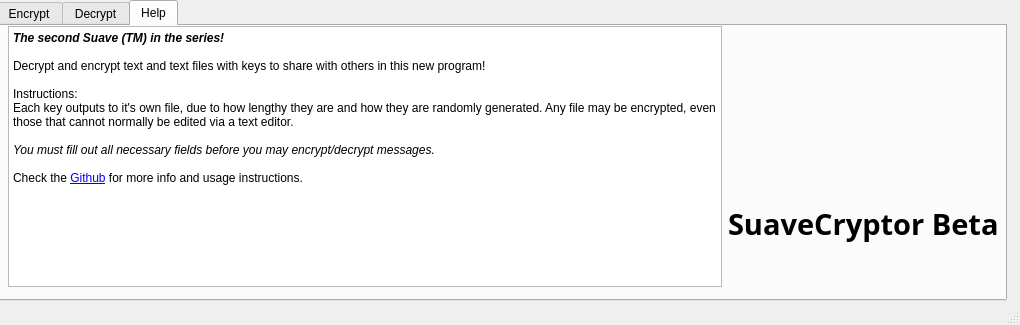
<?xml version="1.0" encoding="UTF-8"?>
<ui version="4.0">
 <author>Fabrizio Fonseca</author>
 <class>SuaveCrypt</class>
 <widget class="QMainWindow" name="SuaveCrypt">
  <property name="geometry">
   <rect>
    <x>0</x>
    <y>0</y>
    <width>1020</width>
    <height>325</height>
   </rect>
  </property>
  <property name="windowTitle">
   <string>MainWindow</string>
  </property>
  <property name="animated">
   <bool>true</bool>
  </property>
  <widget class="QWidget" name="centralwidget">
   <widget class="QTabWidget" name="tabWidget">
    <property name="geometry">
     <rect>
      <x>-4</x>
      <y>0</y>
      <width>1011</width>
      <height>301</height>
     </rect>
    </property>
    <property name="currentIndex">
     <number>2</number>
    </property>
    <widget class="QWidget" name="tab">
     <attribute name="title">
      <string>Encrypt</string>
     </attribute>
     <widget class="QWidget" name="verticalLayoutWidget">
      <property name="geometry">
       <rect>
        <x>30</x>
        <y>10</y>
        <width>341</width>
        <height>241</height>
       </rect>
      </property>
      <layout class="QVBoxLayout" name="verticalLayout">
       <item>
        <widget class="QPushButton" name="e_text">
         <property name="enabled">
          <bool>false</bool>
         </property>
         <property name="text">
          <string>Encrypt Text</string>
         </property>
        </widget>
       </item>
       <item>
        <widget class="QTextBrowser" name="e_text_input">
         <property name="readOnly">
          <bool>false</bool>
         </property>
         <property name="html">
          <string>&lt;!DOCTYPE HTML PUBLIC &quot;-//W3C//DTD HTML 4.0//EN&quot; &quot;http://www.w3.org/TR/REC-html40/strict.dtd&quot;&gt;
&lt;html&gt;&lt;head&gt;&lt;meta name=&quot;qrichtext&quot; content=&quot;1&quot; /&gt;&lt;style type=&quot;text/css&quot;&gt;
p, li { white-space: pre-wrap; }
&lt;/style&gt;&lt;/head&gt;&lt;body style=&quot; font-family:'Sans Serif'; font-size:9pt; font-weight:400; font-style:normal;&quot;&gt;
&lt;p style=&quot;-qt-paragraph-type:empty; margin-top:0px; margin-bottom:0px; margin-left:0px; margin-right:0px; -qt-block-indent:0; text-indent:0px;&quot;&gt;&lt;br /&gt;&lt;/p&gt;&lt;/body&gt;&lt;/html&gt;</string>
         </property>
         <property name="placeholderText">
          <string>Text to encode...</string>
         </property>
        </widget>
       </item>
       <item>
        <widget class="QTextBrowser" name="e_output">
         <property name="horizontalScrollBarPolicy">
          <enum>Qt::ScrollBarAsNeeded</enum>
         </property>
         <property name="placeholderText">
          <string>Encoded Output...</string>
         </property>
        </widget>
       </item>
      </layout>
     </widget>
     <widget class="QWidget" name="verticalLayoutWidget_2">
      <property name="geometry">
       <rect>
        <x>410</x>
        <y>10</y>
        <width>341</width>
        <height>111</height>
       </rect>
      </property>
      <layout class="QVBoxLayout" name="verticalLayout_2">
       <item>
        <widget class="QPushButton" name="e_file">
         <property name="enabled">
          <bool>false</bool>
         </property>
         <property name="text">
          <string>Encrypt Text File</string>
         </property>
        </widget>
       </item>
       <item>
        <widget class="QFrame" name="frame_3">
         <property name="frameShape">
          <enum>QFrame::StyledPanel</enum>
         </property>
         <property name="frameShadow">
          <enum>QFrame::Raised</enum>
         </property>
         <widget class="QPushButton" name="ef_choose">
          <property name="enabled">
           <bool>true</bool>
          </property>
          <property name="geometry">
           <rect>
            <x>69</x>
            <y>10</y>
            <width>201</width>
            <height>23</height>
           </rect>
          </property>
          <property name="text">
           <string>Choose File</string>
          </property>
          <property name="checkable">
           <bool>false</bool>
          </property>
          <property name="flat">
           <bool>false</bool>
          </property>
         </widget>
         <widget class="Line" name="line">
          <property name="geometry">
           <rect>
            <x>47</x>
            <y>60</y>
            <width>251</width>
            <height>20</height>
           </rect>
          </property>
          <property name="orientation">
           <enum>Qt::Horizontal</enum>
          </property>
         </widget>
         <widget class="QLabel" name="ef_filename">
          <property name="geometry">
           <rect>
            <x>46</x>
            <y>50</y>
            <width>251</width>
            <height>20</height>
           </rect>
          </property>
          <property name="text">
           <string/>
          </property>
          <property name="scaledContents">
           <bool>true</bool>
          </property>
          <property name="alignment">
           <set>Qt::AlignCenter</set>
          </property>
         </widget>
        </widget>
       </item>
      </layout>
     </widget>
     <widget class="QFrame" name="frame">
      <property name="geometry">
       <rect>
        <x>410</x>
        <y>130</y>
        <width>341</width>
        <height>121</height>
       </rect>
      </property>
      <property name="frameShape">
       <enum>QFrame::StyledPanel</enum>
      </property>
      <property name="frameShadow">
       <enum>QFrame::Raised</enum>
      </property>
      <widget class="QPushButton" name="ek_choose">
       <property name="geometry">
        <rect>
         <x>90</x>
         <y>20</y>
         <width>171</width>
         <height>23</height>
        </rect>
       </property>
       <property name="text">
        <string>Choose Key Save Location</string>
       </property>
      </widget>
      <widget class="QFrame" name="frame_2">
       <property name="geometry">
        <rect>
         <x>70</x>
         <y>50</y>
         <width>221</width>
         <height>51</height>
        </rect>
       </property>
       <property name="frameShape">
        <enum>QFrame::StyledPanel</enum>
       </property>
       <property name="frameShadow">
        <enum>QFrame::Raised</enum>
       </property>
       <widget class="QLabel" name="ek_location">
        <property name="geometry">
         <rect>
          <x>20</x>
          <y>20</y>
          <width>181</width>
          <height>20</height>
         </rect>
        </property>
        <property name="text">
         <string/>
        </property>
        <property name="scaledContents">
         <bool>true</bool>
        </property>
        <property name="alignment">
         <set>Qt::AlignCenter</set>
        </property>
       </widget>
      </widget>
     </widget>
     <widget class="QFrame" name="frame_5">
      <property name="geometry">
       <rect>
        <x>760</x>
        <y>10</y>
        <width>241</width>
        <height>111</height>
       </rect>
      </property>
      <property name="frameShape">
       <enum>QFrame::StyledPanel</enum>
      </property>
      <property name="frameShadow">
       <enum>QFrame::Raised</enum>
      </property>
      <widget class="QCheckBox" name="custom_file_loc">
       <property name="geometry">
        <rect>
         <x>10</x>
         <y>10</y>
         <width>191</width>
         <height>21</height>
        </rect>
       </property>
       <property name="text">
        <string>Custom File Save Location</string>
       </property>
      </widget>
      <widget class="QPushButton" name="choose_save">
       <property name="enabled">
        <bool>false</bool>
       </property>
       <property name="geometry">
        <rect>
         <x>50</x>
         <y>40</y>
         <width>141</width>
         <height>23</height>
        </rect>
       </property>
       <property name="text">
        <string>Choose Save Location</string>
       </property>
      </widget>
      <widget class="QLabel" name="save_loc">
       <property name="geometry">
        <rect>
         <x>10</x>
         <y>80</y>
         <width>221</width>
         <height>20</height>
        </rect>
       </property>
       <property name="text">
        <string/>
       </property>
       <property name="scaledContents">
        <bool>true</bool>
       </property>
      </widget>
      <widget class="Line" name="line_3">
       <property name="geometry">
        <rect>
         <x>10</x>
         <y>90</y>
         <width>221</width>
         <height>20</height>
        </rect>
       </property>
       <property name="orientation">
        <enum>Qt::Horizontal</enum>
       </property>
      </widget>
     </widget>
     <widget class="QFrame" name="frame_6">
      <property name="geometry">
       <rect>
        <x>760</x>
        <y>130</y>
        <width>241</width>
        <height>121</height>
       </rect>
      </property>
      <property name="frameShape">
       <enum>QFrame::StyledPanel</enum>
      </property>
      <property name="frameShadow">
       <enum>QFrame::Raised</enum>
      </property>
      <widget class="QCheckBox" name="use_key">
       <property name="geometry">
        <rect>
         <x>10</x>
         <y>10</y>
         <width>171</width>
         <height>21</height>
        </rect>
       </property>
       <property name="text">
        <string>Use Existing Key</string>
       </property>
      </widget>
      <widget class="QPushButton" name="choose_key">
       <property name="enabled">
        <bool>false</bool>
       </property>
       <property name="geometry">
        <rect>
         <x>10</x>
         <y>60</y>
         <width>80</width>
         <height>23</height>
        </rect>
       </property>
       <property name="text">
        <string>Choose Key</string>
       </property>
      </widget>
      <widget class="Line" name="line_4">
       <property name="geometry">
        <rect>
         <x>100</x>
         <y>70</y>
         <width>131</width>
         <height>20</height>
        </rect>
       </property>
       <property name="orientation">
        <enum>Qt::Horizontal</enum>
       </property>
      </widget>
      <widget class="QLabel" name="key_loc">
       <property name="geometry">
        <rect>
         <x>100</x>
         <y>60</y>
         <width>131</width>
         <height>16</height>
        </rect>
       </property>
       <property name="text">
        <string/>
       </property>
      </widget>
     </widget>
    </widget>
    <widget class="QWidget" name="tab_2">
     <attribute name="title">
      <string>Decrypt</string>
     </attribute>
     <widget class="QWidget" name="verticalLayoutWidget_3">
      <property name="geometry">
       <rect>
        <x>30</x>
        <y>10</y>
        <width>341</width>
        <height>241</height>
       </rect>
      </property>
      <layout class="QVBoxLayout" name="verticalLayout_7">
       <item>
        <widget class="QPushButton" name="d_text">
         <property name="enabled">
          <bool>false</bool>
         </property>
         <property name="text">
          <string>Decrypt Text</string>
         </property>
        </widget>
       </item>
       <item>
        <widget class="QTextBrowser" name="dt_input">
         <property name="readOnly">
          <bool>false</bool>
         </property>
         <property name="html">
          <string>&lt;!DOCTYPE HTML PUBLIC &quot;-//W3C//DTD HTML 4.0//EN&quot; &quot;http://www.w3.org/TR/REC-html40/strict.dtd&quot;&gt;
&lt;html&gt;&lt;head&gt;&lt;meta name=&quot;qrichtext&quot; content=&quot;1&quot; /&gt;&lt;style type=&quot;text/css&quot;&gt;
p, li { white-space: pre-wrap; }
&lt;/style&gt;&lt;/head&gt;&lt;body style=&quot; font-family:'Sans Serif'; font-size:9pt; font-weight:400; font-style:normal;&quot;&gt;
&lt;p style=&quot;-qt-paragraph-type:empty; margin-top:0px; margin-bottom:0px; margin-left:0px; margin-right:0px; -qt-block-indent:0; text-indent:0px;&quot;&gt;&lt;br /&gt;&lt;/p&gt;&lt;/body&gt;&lt;/html&gt;</string>
         </property>
         <property name="placeholderText">
          <string>Text to decrypt...</string>
         </property>
        </widget>
       </item>
       <item>
        <widget class="QTextBrowser" name="dt_output">
         <property name="enabled">
          <bool>true</bool>
         </property>
         <property name="placeholderText">
          <string>Decrypted Output...</string>
         </property>
        </widget>
       </item>
      </layout>
     </widget>
     <widget class="QWidget" name="verticalLayoutWidget_4">
      <property name="geometry">
       <rect>
        <x>410</x>
        <y>10</y>
        <width>341</width>
        <height>111</height>
       </rect>
      </property>
      <layout class="QVBoxLayout" name="verticalLayout_5">
       <item>
        <widget class="QPushButton" name="d_file">
         <property name="enabled">
          <bool>false</bool>
         </property>
         <property name="text">
          <string>Decrypt Text File</string>
         </property>
        </widget>
       </item>
       <item>
        <widget class="QFrame" name="frame_4">
         <property name="frameShape">
          <enum>QFrame::StyledPanel</enum>
         </property>
         <property name="frameShadow">
          <enum>QFrame::Raised</enum>
         </property>
         <widget class="QPushButton" name="df_choose">
          <property name="geometry">
           <rect>
            <x>69</x>
            <y>10</y>
            <width>201</width>
            <height>23</height>
           </rect>
          </property>
          <property name="text">
           <string>Choose File</string>
          </property>
         </widget>
         <widget class="Line" name="line_2">
          <property name="geometry">
           <rect>
            <x>47</x>
            <y>60</y>
            <width>251</width>
            <height>20</height>
           </rect>
          </property>
          <property name="orientation">
           <enum>Qt::Horizontal</enum>
          </property>
         </widget>
         <widget class="QLabel" name="df_filename">
          <property name="geometry">
           <rect>
            <x>46</x>
            <y>50</y>
            <width>251</width>
            <height>20</height>
           </rect>
          </property>
          <property name="text">
           <string/>
          </property>
          <property name="scaledContents">
           <bool>true</bool>
          </property>
          <property name="alignment">
           <set>Qt::AlignCenter</set>
          </property>
         </widget>
        </widget>
       </item>
      </layout>
     </widget>
     <widget class="QFrame" name="frame_9">
      <property name="geometry">
       <rect>
        <x>410</x>
        <y>130</y>
        <width>341</width>
        <height>121</height>
       </rect>
      </property>
      <property name="frameShape">
       <enum>QFrame::StyledPanel</enum>
      </property>
      <property name="frameShadow">
       <enum>QFrame::Raised</enum>
      </property>
      <widget class="QPushButton" name="dk_choose">
       <property name="geometry">
        <rect>
         <x>90</x>
         <y>20</y>
         <width>171</width>
         <height>23</height>
        </rect>
       </property>
       <property name="text">
        <string>Choose Key Location</string>
       </property>
      </widget>
      <widget class="QFrame" name="frame_10">
       <property name="geometry">
        <rect>
         <x>70</x>
         <y>50</y>
         <width>221</width>
         <height>51</height>
        </rect>
       </property>
       <property name="frameShape">
        <enum>QFrame::StyledPanel</enum>
       </property>
       <property name="frameShadow">
        <enum>QFrame::Raised</enum>
       </property>
       <widget class="QLabel" name="dk_location">
        <property name="geometry">
         <rect>
          <x>20</x>
          <y>20</y>
          <width>181</width>
          <height>20</height>
         </rect>
        </property>
        <property name="text">
         <string/>
        </property>
        <property name="scaledContents">
         <bool>true</bool>
        </property>
        <property name="alignment">
         <set>Qt::AlignCenter</set>
        </property>
       </widget>
      </widget>
     </widget>
     <widget class="QFrame" name="frame_7">
      <property name="geometry">
       <rect>
        <x>770</x>
        <y>10</y>
        <width>231</width>
        <height>111</height>
       </rect>
      </property>
      <property name="frameShape">
       <enum>QFrame::StyledPanel</enum>
      </property>
      <property name="frameShadow">
       <enum>QFrame::Raised</enum>
      </property>
      <widget class="QCheckBox" name="custom_file_loc_2">
       <property name="geometry">
        <rect>
         <x>10</x>
         <y>10</y>
         <width>191</width>
         <height>21</height>
        </rect>
       </property>
       <property name="text">
        <string>Output to Custom Location</string>
       </property>
      </widget>
      <widget class="QPushButton" name="choose_save_2">
       <property name="enabled">
        <bool>false</bool>
       </property>
       <property name="geometry">
        <rect>
         <x>50</x>
         <y>40</y>
         <width>141</width>
         <height>23</height>
        </rect>
       </property>
       <property name="text">
        <string>Choose Save Location</string>
       </property>
      </widget>
      <widget class="QLabel" name="save_loc_2">
       <property name="geometry">
        <rect>
         <x>10</x>
         <y>80</y>
         <width>221</width>
         <height>20</height>
        </rect>
       </property>
       <property name="text">
        <string/>
       </property>
       <property name="scaledContents">
        <bool>true</bool>
       </property>
      </widget>
      <widget class="Line" name="line_5">
       <property name="geometry">
        <rect>
         <x>10</x>
         <y>90</y>
         <width>211</width>
         <height>20</height>
        </rect>
       </property>
       <property name="orientation">
        <enum>Qt::Horizontal</enum>
       </property>
      </widget>
     </widget>
    </widget>
    <widget class="QWidget" name="tab_7">
     <attribute name="title">
      <string>Help</string>
     </attribute>
     <widget class="QWidget" name="horizontalLayoutWidget">
      <property name="geometry">
       <rect>
        <x>10</x>
        <y>0</y>
        <width>991</width>
        <height>261</height>
       </rect>
      </property>
      <layout class="QHBoxLayout" name="horizontalLayout">
       <item>
        <layout class="QVBoxLayout" name="verticalLayout_14">
         <item>
          <widget class="QTextBrowser" name="textBrowser">
           <property name="html">
            <string>&lt;!DOCTYPE HTML PUBLIC &quot;-//W3C//DTD HTML 4.0//EN&quot; &quot;http://www.w3.org/TR/REC-html40/strict.dtd&quot;&gt;
&lt;html&gt;&lt;head&gt;&lt;meta name=&quot;qrichtext&quot; content=&quot;1&quot; /&gt;&lt;style type=&quot;text/css&quot;&gt;
p, li { white-space: pre-wrap; }
&lt;/style&gt;&lt;/head&gt;&lt;body style=&quot; font-family:'Sans Serif'; font-size:9pt; font-weight:400; font-style:normal;&quot;&gt;
&lt;p style=&quot; margin-top:0px; margin-bottom:0px; margin-left:0px; margin-right:0px; -qt-block-indent:0; text-indent:0px;&quot;&gt;&lt;span style=&quot; font-weight:600; font-style:italic;&quot;&gt;The second Suave (TM) in the series!&lt;/span&gt;&lt;/p&gt;
&lt;p style=&quot;-qt-paragraph-type:empty; margin-top:0px; margin-bottom:0px; margin-left:0px; margin-right:0px; -qt-block-indent:0; text-indent:0px;&quot;&gt;&lt;br /&gt;&lt;/p&gt;
&lt;p style=&quot; margin-top:0px; margin-bottom:0px; margin-left:0px; margin-right:0px; -qt-block-indent:0; text-indent:0px;&quot;&gt;Decrypt and encrypt text and text files with keys to share with others in this new program!&lt;/p&gt;
&lt;p style=&quot;-qt-paragraph-type:empty; margin-top:0px; margin-bottom:0px; margin-left:0px; margin-right:0px; -qt-block-indent:0; text-indent:0px;&quot;&gt;&lt;br /&gt;&lt;/p&gt;
&lt;p style=&quot; margin-top:0px; margin-bottom:0px; margin-left:0px; margin-right:0px; -qt-block-indent:0; text-indent:0px;&quot;&gt;Instructions:&lt;/p&gt;
&lt;p style=&quot; margin-top:0px; margin-bottom:0px; margin-left:0px; margin-right:0px; -qt-block-indent:0; text-indent:0px;&quot;&gt;Each key outputs to it's own file, due to how lengthy they are and how they are randomly generated. Any file may be encrypted, even those that cannot normally be edited via a text editor. &lt;/p&gt;
&lt;p style=&quot;-qt-paragraph-type:empty; margin-top:0px; margin-bottom:0px; margin-left:0px; margin-right:0px; -qt-block-indent:0; text-indent:0px;&quot;&gt;&lt;br /&gt;&lt;/p&gt;
&lt;p style=&quot; margin-top:0px; margin-bottom:0px; margin-left:0px; margin-right:0px; -qt-block-indent:0; text-indent:0px;&quot;&gt;&lt;span style=&quot; font-style:italic;&quot;&gt;You must fill out all necessary fields before you may encrypt/decrypt messages.&lt;/span&gt;&lt;/p&gt;
&lt;p style=&quot;-qt-paragraph-type:empty; margin-top:0px; margin-bottom:0px; margin-left:0px; margin-right:0px; -qt-block-indent:0; text-indent:0px; font-style:italic;&quot;&gt;&lt;br /&gt;&lt;/p&gt;
&lt;p style=&quot; margin-top:0px; margin-bottom:0px; margin-left:0px; margin-right:0px; -qt-block-indent:0; text-indent:0px;&quot;&gt;Check the &lt;a href=&quot;https://github.com/rockedsocks/SuaveCryptor&quot;&gt;&lt;span style=&quot; text-decoration: underline; color:#0000ff;&quot;&gt;Github&lt;/span&gt;&lt;/a&gt; for more info and usage instructions.&lt;/p&gt;&lt;/body&gt;&lt;/html&gt;</string>
           </property>
          </widget>
         </item>
        </layout>
       </item>
       <item>
        <layout class="QVBoxLayout" name="verticalLayout_13">
         <item>
          <widget class="QLabel" name="label_2">
           <property name="text">
            <string/>
           </property>
           <property name="pixmap">
            <pixmap>wawa-keyboard.png</pixmap>
           </property>
           <property name="scaledContents">
            <bool>false</bool>
           </property>
           <property name="alignment">
            <set>Qt::AlignCenter</set>
           </property>
          </widget>
         </item>
         <item>
          <widget class="QLabel" name="label">
           <property name="font">
            <font>
             <family>JetBrainsMono Nerd Font Mono</family>
             <pointsize>22</pointsize>
             <weight>75</weight>
             <bold>true</bold>
            </font>
           </property>
           <property name="text">
            <string>SuaveCryptor Beta</string>
           </property>
          </widget>
         </item>
        </layout>
       </item>
      </layout>
     </widget>
    </widget>
   </widget>
  </widget>
  <widget class="QStatusBar" name="statusbar"/>
  <action name="actionInformation">
   <property name="text">
    <string>Information</string>
   </property>
  </action>
 </widget>
 <resources/>
 <connections>
  <connection>
   <sender>custom_file_loc</sender>
   <signal>toggled(bool)</signal>
   <receiver>choose_save</receiver>
   <slot>toggle()</slot>
   <hints>
    <hint type="sourcelabel">
     <x>852</x>
     <y>63</y>
    </hint>
    <hint type="destinationlabel">
     <x>866</x>
     <y>91</y>
    </hint>
   </hints>
  </connection>
 </connections>
</ui>
